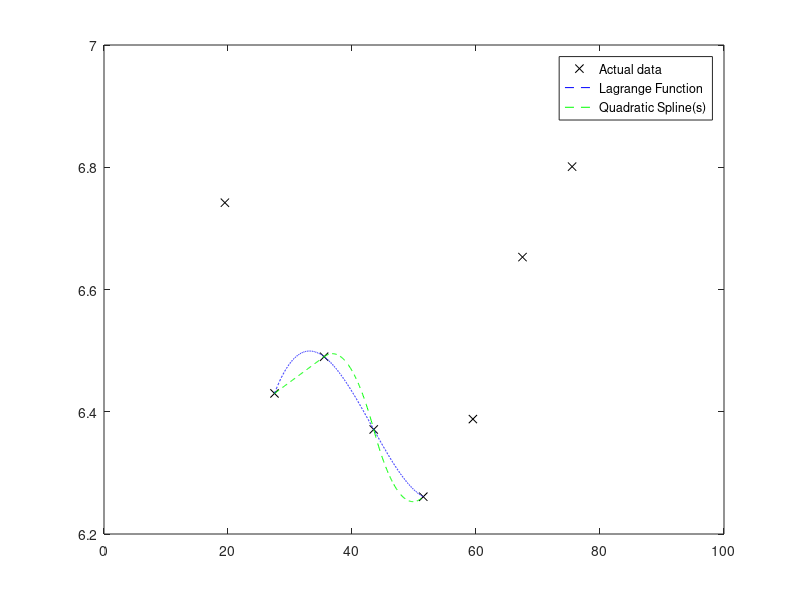

This figure's MATLAB source: (Note: this script raises an error after producing the figure.)
%% Assignment 6
%% Problem 1: Lagrange and Spline Interpolation
clc; close all; clear all;
% Part b, coefficients of quadratic spline
x0 = 27.5; x1 = 35.5; x2 = 43.5; x3 = 51.5;
fx0 = 6.430; fx1 = 6.490; fx2 = 6.371; fx3 = 6.261;
% rows of matrix, from equations numbered on work on paper
% qn = [a1, b1, c1, a2, b2, c2, a3, b3, c3]
q1 = [x0^2, x0, 1, 0, 0, 0, 0, 0, 0];
q2 = [x1^2, x1, 1, 0, 0, 0, 0, 0, 0];
q3 = [0, 0, 0, x1^2, x1, 1, 0, 0, 0];
q4 = [0, 0, 0, x2^2, x2, 1, 0, 0, 0];
q5 = [0, 0, 0, 0, 0, 0, x2^2, x2, 1];
q6 = [0, 0, 0, 0, 0, 0, x3^2, x3, 1];
q7 = [2*x1, 1, 0, -2*x1, -1, 0, 0, 0, 0];
q8 = [0, 0, 0, 2*x2, 1, 0, -2*x2, -1, 0];
q9 = [1, 0, 0, 0, 0, 0, 0, 0, 0];
A = [q1; q2; q3; q4; q5; q6; q7; q8; q9];
B = [fx0; fx1; fx1; fx2; fx2; fx3; 0; 0; 0];
coeff = A\B;

x = linspace(27.5, 51.5, 1400);
age = [19.5, 27.5, 35.5, 43.5, 51.5, 59.5, 67.5, 75.5, 83.5];
wellbeing = [6.742, 6.430, 6.490, 6.371, 6.261, 6.388, 6.653, 6.801, 6.922];

lagrange1 = fx0*(x-x1).*(x-x2).*(x-x3)/((x0-x1)*(x0-x2)*(x0-x3));
lagrange2 = fx1*(x-x0).*(x-x2).*(x-x3)/((x1-x0)*(x1-x2)*(x1-x3));
lagrange3 = fx2*(x-x1).*(x-x0).*(x-x3)/((x2-x0)*(x2-x1)*(x2-x3));
lagrange4 = fx3*(x-x1).*(x-x2).*(x-x0)/((x3-x1)*(x3-x2)*(x3-x0));
lagrange = lagrange1 + lagrange2 + lagrange3 + lagrange4;

qspline1 = coeff(1)*linspace(27.5, 35.5).^2 + coeff(2)*linspace(27.5, 35.5) + coeff(3);
qspline2 = coeff(4)*linspace(35.5, 43.5).^2 + coeff(5)*linspace(35.5, 43.5) + coeff(6);
qspline3 = coeff(7)*linspace(43.5, 51.5).^2 + coeff(8)*linspace(43.5, 51.5) + coeff(9);

figure(1);
plot(age, wellbeing, 'xk');
hold all
plot(x, lagrange, '--b');
plot(linspace(27.5, 35.5), qspline1, '--g');
plot(linspace(35.5, 43.5), qspline2, '--g');
plot(linspace(43.5, 51.5), qspline3, '--g');
legend('Actual data', 'Lagrange Function', 'Quadratic Spline(s)');

% Interpolated values at age = 40
x = 40;
lagrange1_40 = fx0*(x-x1)*(x-x2)*(x-x3)/((x0-x1)*(x0-x2)*(x0-x3));
lagrange2_40 = fx1*(x-x0)*(x-x2)*(x-x3)/((x1-x0)*(x1-x2)*(x1-x3));
lagrange3_40 = fx2*(x-x1)*(x-x0)*(x-x3)/((x2-x0)*(x2-x1)*(x2-x3));
lagrange4_40 = fx3*(x-x1)*(x-x2)*(x-x0)/((x3-x1)*(x3-x2)*(x3-x0));
lagrange_40 = lagrange1_40 + lagrange2_40 + lagrange3_40 + lagrange4_40;
qspline2_40 = coeff(4)*x^2 + coeff(5)*x + coeff(6);
fprintf('Using the Lagrange Method, Prof. Tolley''s wellbeing score is %f\n', lagrange_40);
fprintf('Using Quadratic Splines, Prof. Tolley''s wellbeing score is %f\n', qspline2_40);

%% Problem 2: Linear Regression
clc; close all; clear all;
[xcor, ycor] = readvars('data_testing.txt');
% Part a
n = numel(xcor);
a1 = (n*sum(xcor.*ycor) - sum(xcor)*sum(ycor))/(n*sum(xcor.^2) - (sum(xcor))^2);
a0 = sum(ycor)/n - a1*sum(xcor)/n;
fprintf('The coefficients a0 and a1 respectively are %f and %f.\n', a0, a1);

% Part b
Sr = sum((ycor - a0 - a1*xcor).^2);
S = sqrt(Sr/(n-2));
fprintf('The Standard Error of Regression S = %f.\n', S);

% Part c
St = sum((ycor - sum(ycor)/n).^2);
r2 = (St - Sr)/St;
fprintf('The Coefficient of Determination r^2 = %f.\n', r2);

%% Problem 3: Polynomial Regression
clc;
% Part a
linear = polyfit(xcor, ycor, 1);
quadratic = polyfit(xcor, ycor, 2);
cubic = polyfit(xcor, ycor, 3);
quartic = polyfit(xcor, ycor, 4);
quintic = polyfit(xcor, ycor, 5);

figure(1);
hold all;
scatter(xcor, ycor, 55, 'or');
scatter(xcor, polyval(linear, xcor), 'ob');
scatter(xcor, polyval(quadratic, xcor), 'ok');
scatter(xcor, polyval(cubic, xcor), 'og');
scatter(xcor, polyval(quartic, xcor), 'or');
scatter(xcor, polyval(quintic, xcor), 'om');
legend('Data', 'Linear', 'Quadratic', 'Cubic', 'Quartic', 'Quintic');

% Part b
Sr = sum((ycor - polyval(linear, xcor)).^2);
S = sqrt(Sr/(n-2));
fprintf('Linear Reg: The Standard Error of Regression S = %f.\n', S);
St = sum((ycor - sum(ycor)/n).^2);
r2 = (St - Sr)/St;
fprintf('Linear Reg: The Coefficient of Determination r^2 = %f.\n\n', r2);

Sr = sum((ycor - polyval(quadratic, xcor)).^2);
S = sqrt(Sr/(n-3));
fprintf('Quadratic Reg: The Standard Error of Regression S = %f.\n', S);
St = sum((ycor - sum(ycor)/n).^2);
r2 = (St - Sr)/St;
fprintf('Quadratic Reg: The Coefficient of Determination r^2 = %f.\n\n', r2);

Sr = sum((ycor - polyval(cubic, xcor)).^2);
S = sqrt(Sr/(n-4));
fprintf('Cubic Reg: The Standard Error of Regression S = %f.\n', S);
St = sum((ycor - sum(ycor)/n).^2);
r2 = (St - Sr)/St;
fprintf('Cubic Reg: The Coefficient of Determination r^2 = %f.\n\n', r2);

Sr = sum((ycor - polyval(quartic, xcor)).^2);
S = sqrt(Sr/(n-5));
fprintf('Quartic Reg: The Standard Error of Regression S = %f.\n', S);
St = sum((ycor - sum(ycor)/n).^2);
r2 = (St - Sr)/St;
fprintf('Quartic Reg: The Coefficient of Determination r^2 = %f.\n\n', r2);

Sr = sum((ycor - polyval(quintic, xcor)).^2);
S = sqrt(Sr/(n-6));
fprintf('Quintic Reg: The Standard Error of Regression S = %f.\n', S);
St = sum((ycor - sum(ycor)/n).^2);
r2 = (St - Sr)/St;
fprintf('Quintic Reg: The Coefficient of Determination r^2 = %f.\n\n', r2);

% Part c
%{
Based on this data alone, the best fit would be the Quintic Regression,
as it has the highest r^2 value, meaning a greater percentage of data
fits the quintic regression as compared to the other regression models.
%}

% Part d
[xcor_new, ycor_new] = readvars('data_validation.txt');

figure(2); % Represents plots for data validation data set
hold all;
scatter(xcor_new, ycor_new, 55, 'or');
scatter(xcor_new, polyval(linear, xcor_new), 'ob');
scatter(xcor_new, polyval(quadratic, xcor_new), 'ok');
scatter(xcor_new, polyval(cubic, xcor_new), 'og');
scatter(xcor_new, polyval(quartic, xcor_new), 'or');
scatter(xcor_new, polyval(quintic, xcor_new), 'om');
legend('Data', 'Linear', 'Quadratic', 'Cubic', 'Quartic', 'Quintic');

fprintf('\nPart d, calculating relevant statistics on data validation set.\n');
Sr = sum((ycor_new - polyval(linear, xcor_new)).^2);
S = sqrt(Sr/(n-2));
fprintf('Linear Reg: The Standard Error of Regression S = %f.\n', S);
St = sum((ycor_new - sum(ycor_new)/n).^2);
r2 = (St - Sr)/St;
fprintf('Linear Reg: The Coefficient of Determination r^2 = %f.\n\n', r2);

Sr = sum((ycor_new - polyval(quadratic, xcor_new)).^2);
S = sqrt(Sr/(n-3));
fprintf('Quadratic Reg: The Standard Error of Regression S = %f.\n', S);
St = sum((ycor_new - sum(ycor_new)/n).^2);
r2 = (St - Sr)/St;
fprintf('Quadratic Reg: The Coefficient of Determination r^2 = %f.\n\n', r2);

Sr = sum((ycor_new - polyval(cubic, xcor_new)).^2);
S = sqrt(Sr/(n-4));
fprintf('Cubic Reg: The Standard Error of Regression S = %f.\n', S);
St = sum((ycor_new - sum(ycor_new)/n).^2);
r2 = (St - Sr)/St;
fprintf('Cubic Reg: The Coefficient of Determination r^2 = %f.\n\n', r2);

Sr = sum((ycor_new - polyval(quartic, xcor_new)).^2);
S = sqrt(Sr/(n-5));
fprintf('Quartic Reg: The Standard Error of Regression S = %f.\n', S);
St = sum((ycor_new - sum(ycor_new)/n).^2);
r2 = (St - Sr)/St;
fprintf('Quartic Reg: The Coefficient of Determination r^2 = %f.\n\n', r2);

Sr = sum((ycor_new - polyval(quintic, xcor_new)).^2);
S = sqrt(Sr/(n-6));
fprintf('Quintic Reg: The Standard Error of Regression S = %f.\n', S);
St = sum((ycor_new - sum(ycor_new)/n).^2);
r2 = (St - Sr)/St;
fprintf('Quintic Reg: The Coefficient of Determination r^2 = %f.\n\n', r2);

% Part e
%{
Based on this new data, the best fit would be the Cubic Regression,
as it has the highest r^2 value, meaning a greater percentage of data
fits the cubic regression as compared to the other regression models.
My answer is different from part c, because I am comparing various polynomial 
fits to find the regression with the largest r^2 value. We are testing the
polynomial regressions calculated in part b to see if they still work well
with a validation set of data. We can expect to see different statistical
values, and we want to pick the regression with the largest r^2 value
to pick the regression model that fits the data the best.
%}

%% Problem 4: Regression with Linearized Data
% Part d
clc; close all; clear all;
t = [0 1 2 3 8 13 18 23 28 33 38 43 48 53];
temp_original = [86 82 79 77 69 62 57 53 49 47 44 42 40 39];
temp = log(temp_original);
n = numel(t);

A = [n, sum(t); sum(t), sum(t.^2)];
B = [sum(temp); sum(temp.*t)];
coeff = A\B;
fprintf('The coefficients of a least squared fit would be a0 = %f and a1 = %f.\n', coeff(1), coeff(2));
fprintf('Thus, T0 = %f and C = %f\n', exp(coeff(1)), -1*coeff(2));

% Part e
figure(1); %Part i
scatter(t, temp_original, 'ob');
hold on;
plot(t, exp(coeff(1))*exp(coeff(2)*t), '-k');

figure(2) % Part ii - linearized
scatter(t, temp, 'or');
hold on;
temp_plot =  coeff(1) + coeff(2)*t;
plot(t, temp_plot, '-k');
